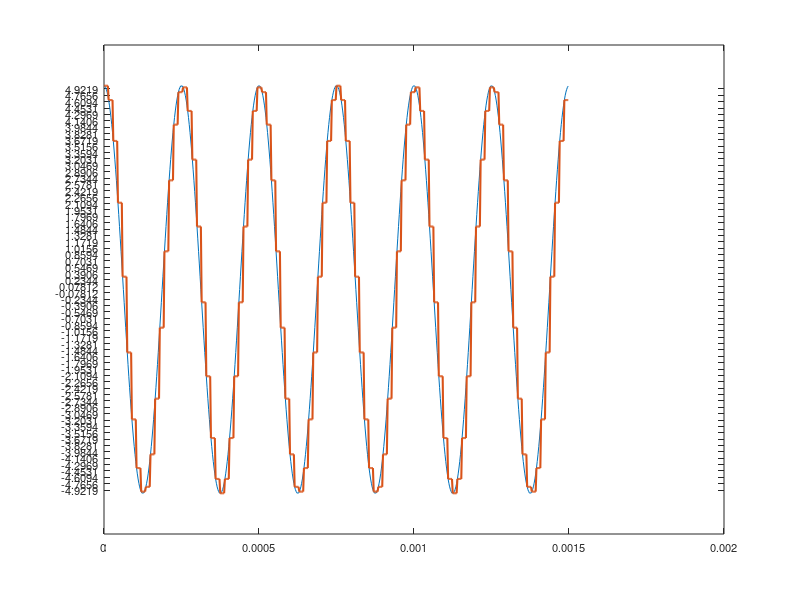
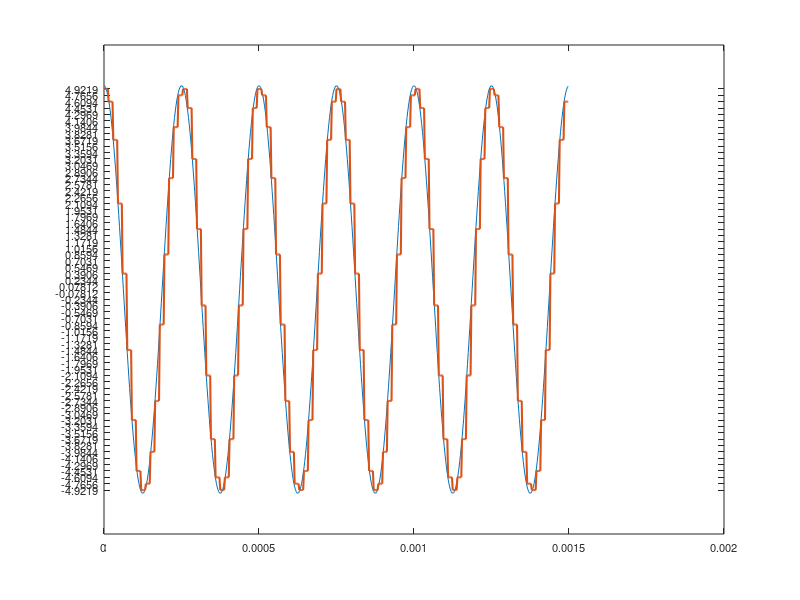

Write the MATLAB code that produced these figures, in order. (Note: this script raises an error after producing the figures.)
% PAM and PCM Script
% by David Castillo, Soledad Villegas

%Universidad de Cuenca
% Information and Codification Theory

close all
clear all
clc

clear
clc
close all

% Para una senal Senoidal de voz

A=1;                    % Amplitud de la señal de informacion
fm=4e3;                 % Frequencia de la señal de informacion
wm=2*pi*fm;             % Frecuencia de la señal de informacion en radianes
tm=1/fm;                % Periodo de la señal de informacion
num_periodos=1;         % Periodo de la señal de informacion


factor=50;              % Factor de muestreo
frecuenciaNyquist=2*fm;           % Tasa de Nyquist
fs=factor*frecuenciaNyquist;      % Frecuencia de muestreo
ts=1/fs;                % Periodo de muestreo

rangoDinamico=5;       % Rango de variacion de la señal de informacion

snrQuatizationdB = 35;
snrQuatization = 10^(snrQuatizationdB/10);

% Para obtener el numero de niveles en una cuantizacion uniforme
L = sqrt(snrQuatization/3);


if L==0 || L < 0
    disp('Fuera del Rango Establecido')
elseif L > 0 && L<=1
    L=1
elseif L>1 && L<=2
    L=2
elseif L>2 && L<=4
    L=4
elseif L>4 && L<=8
    L=8
elseif L>8 && L<=16
    L=16
elseif L>16 && L<=32
    L=32
elseif L>32 && L<=64
    L=64
elseif L>64 && L<=128
    L=128
elseif L>128 && L<=256
    L=256
end

n = log(L)/log(2); %Numero de Bits


% Armo el numero de muestras para 3 Periodos
d = tm;       % Duracion de la señal
numMuestras = tm/ts;

t = 0:ts:d*6; %Vector de Tiempo
F = A*cos(2*pi*fm.*t)

ppm=10; %Muestra por cada simbolo binario

% Acondicionamiento O normalizacion
F = F/max(F);
F = F*rangoDinamico;

% Senal Cuadrada
squareSignal = zeros(1,n);
squareSignal(1:n/2)=1;
squareSignal = repmat(squareSignal,1,numMuestras)
F(end)=[]
t(end)=[]

% Muestreo
pam_F = F.*squareSignal;

% Retencion
pam_Fr=reshape(pam_F,n,[])
PAM = pam_Fr(1,:)
pamSiganl = zeros(1,n)
pampam = []
k=1;
for i=1:1:length(pam_Fr)
    for j=1:1:n
        pampam(k) = PAM(i);
        k=k+1;
    end
end

%bin = 0:1:64;
%bin = dec2bin(bin)
%bin(:,1)=[];

% Creo un Vector con los niveles de cuantificacion
a = rangoDinamico*2/L;
valoresCuatificacion = -5+a/2:a:5-a/2;

figure
plot(t,F,t,pampam, 'LineWidth',1.5)
yticks(valoresCuatificacion)
style = get(gca,'XTickLabel');  
set(gca,'XTickLabel',style,'fontsize',8)
set(gca,'XTickLabelMode','auto')

%PAM
vector = pampam;
for i=1:1:length(pampam)
    if pampam(i) >= valoresCuatificacion(end)
        pampam(i) = valoresCuatificacion(end);
        vector(i) = L;
    elseif pampam(i) <= valoresCuatificacion(1)
        pampam(i) = valoresCuatificacion(1);
        vector(i) = 0;
    else
        for j=1:1:L
            if (pampam(i) > valoresCuatificacion(j) && pampam(i) < valoresCuatificacion(j) + a/2) || (pampam(i) < valoresCuatificacion(j) && pampam(i) > valoresCuatificacion(j) - a/2) 
                pampam(i) = valoresCuatificacion(j);
                vector(i)=j;
            end
        end
    end
end

figure
plot(t,F,t,pampam, 'LineWidth',1.5)
yticks(valoresCuatificacion)
style = get(gca,'XTickLabel');  
set(gca,'XTickLabel',style,'fontsize',8)
set(gca,'XTickLabelMode','auto')

pcm =reshape(vector,n,[]);
pcm_r = pcm(1,:);
pcm_r=dec2bin(pcm_r);
pcm_r(:,1)=[]

trama=vector;
k=1;
for i=1:1:length(pcm_r)
    for j=1:1:n
       trama(k) = string(pcm_r(i,j));
       k=k+1;
    end
end

plot(t,trama)